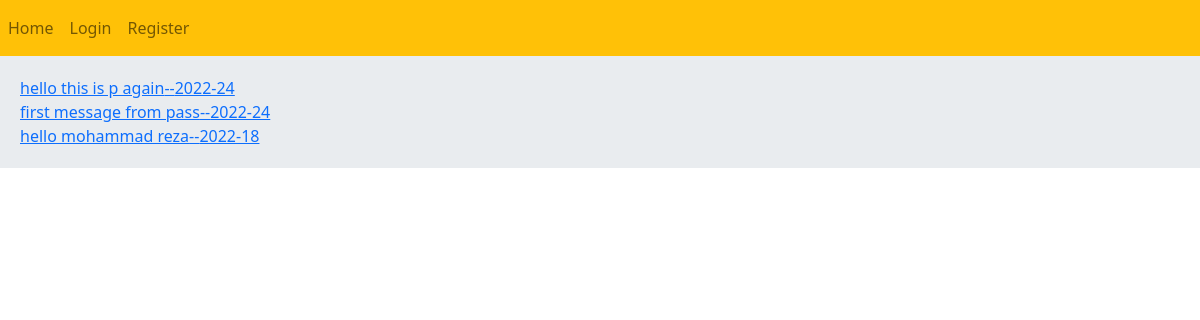
/, run on an earlier commit of the app's database.
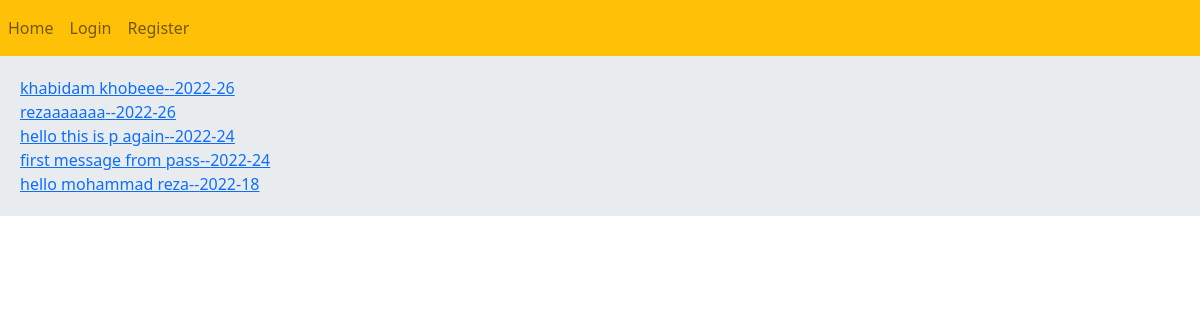
And on a later commit of the database.
### home/models.py (models this page shows, shortened)
class Post(models.Model):
    user=models.ForeignKey(User,on_delete=models.CASCADE,related_name='posts')
    body=models.CharField(max_length=300)
    slug=models.SlugField()
    created=models.DateTimeField(auto_now_add=True)
    updated=models.DateTimeField(auto_now=True)
    class Meta:
        ordering=('-created','body')
    def get_absolute_url(self):
        return reverse('home:post',kwargs={'post_id':self.id,'post_slug':self.slug})

### home/views.py (the view)
# urls.py: path('',views.HomeView.as_view(),name='home'),
class HomeView(View):
    def get(self,request):
        posts = Post.objects.all()
        return render(request, 'home/index.html', {'posts': posts})

### home/templates/home/index.html
{% extends 'app/base.html' %}
{% block content %}
    {% for post in posts %}
       <a href="{{ post.get_absolute_url }}">{{ post.body|truncatewords:50 }}--{{ post.created|date:"Y-j" }}</a>
        <br>
    {% endfor %}
{% endblock %}

What changed in the data, as far as the page shows it:
added Post: body "khabidam khobeee", created "2022-26"
added Post: body "rezaaaaaaa", created "2022-26"
